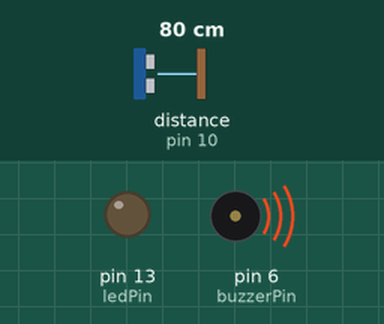
Simulated run of this sketch. Board: Arduino Uno, built with avr-gcc and run on an emulated ATmega328P. On the bench: output pins drawn as LEDs (lit = HIGH), buzzer (waves = sounding). Wiring (inferred from the names in the program): ultrasonic range finder: trigger pin 9; echo pin 10. The inputs (shaded band) are chosen by the test bench; at power-on: distance to the obstacle (sensor on pin 10) 80 cm. The echo pulse lasts 58.3 µs per cm; pins used as bus, display or sensor lines are not drawn; what the sketch prints to the serial monitor is not drawn.

Above: at 0.1 s.
Timing chart, 0 to 1.6 s (numbered marks = the images above):
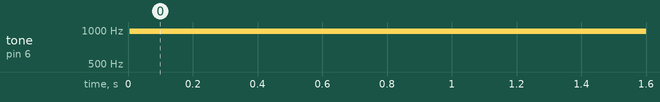

The sketch:

reverse-sensor.ino
```cpp
int ledPin = 13;
int buzzerPin = 6;
int trigPin = 9;
int echoPin = 10;

long duration;
int distance;

int ultrasonicRange = 30;

void setup() {
	pinMode(ledPin, OUTPUT);
	pinMode(trigPin, OUTPUT);
	pinMode(buzzerPin, OUTPUT);
	pinMode(echoPin, INPUT);
	Serial.begin(9600);
}

void loop() {
	digitalWrite(trigPin, LOW);
	delayMicroseconds(2);

	digitalWrite(trigPin, HIGH);
	delayMicroseconds(10);
	digitalWrite(trigPin, LOW);

	duration = pulseIn(echoPin, HIGH);
	distance = duration * 0.034/2;

	Serial.print("Distance: ");
	Serial.println(distance);

	float buzzerLevel = (1.0 * ultrasonicRange / distance) * 20;
  Serial.println(buzzerLevel);

	analogWrite(buzzerPin, buzzerLevel);
	delay(100);
}
```

Measured:
- by itself, tone on pin 6 (buzzerPin): silent → 977 Hz at 0.01 s
